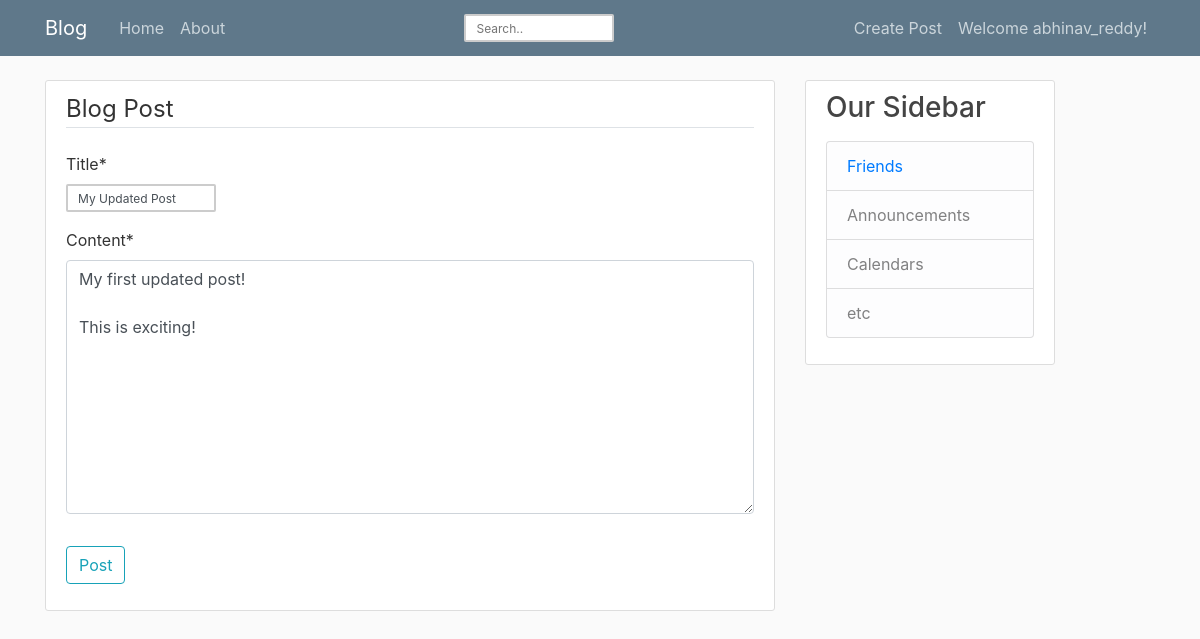
The page /blog/post/12/update/ (signed in) on the database its author committed.
### myblog/models.py (models this page shows, shortened)
class Post(models.Model):
    title = models.CharField(max_length=100)
    content = models.TextField()
    date_posted = models.DateTimeField(default=timezone.now)
    author = models.ForeignKey('auth.User', on_delete=models.CASCADE)

### myblog/views.py (the view, shortened to what this page needs)
# urls.py: path('post/<int:pk>/update/',PostUpdateView.as_view(), name='post-update'),
class PostUpdateView(LoginRequiredMixin, UserPassesTestMixin, UpdateView):
    model = Post
    fields = ['title','content']
    def test_func(self):
        post = self.get_object()
        if self.request.user == post.author:
            return True
        return False

### myblog/templates/myblog/post_form.html (shortened to what this page needs)
{% extends "myblog/base.html" %}
{% load crispy_forms_tags %}
{% block content %}
    <div class="content-section">
      <form method="POST">
        <fieldset class="form-group">
          <legend class="border-bottom mb-4">Blog Post</legend>
            {{ form|crispy }}
        </fieldset>
        <div class="form-group">
          <button type="submit" class="btn btn-outline-info" >Post</button>
        </div>
      </form>
    </div>
{% endblock content %}

### myblog/templates/myblog/base.html (shortened to what this page needs)
{% load static %}
<!DOCTYPE html>
<html lang="en" dir="ltr">
  <head>
    <link rel="stylesheet" href="https://maxcdn.bootstrapcdn.com/bootstrap/4.0.0/css/bootstrap.min.css">
    <link rel="stylesheet" type="text/css" href="{% static 'myblog/main.css' %}">
  </head>
  <body>
        <header class="site-header">
          <nav class="navbar navbar-expand-md navbar-dark bg-steel fixed-top">
            <div class="container">
              <a class="navbar-brand mr-4" href="{% url 'blog-home' %}">Blog</a>
              <div class="collapse navbar-collapse" id="navbarToggle">
                <div class="navbar-nav mr-auto">
                  <a class="nav-item nav-link" href="{% url 'blog-home' %}">Home</a>
                  <a class="nav-item nav-link" href="{% url 'blog-about' %}">About</a>
                </div>
                <div class="navbar-nav mr-auto">
                  <form name="myform" method="GET" action="{% url 'blog-search' %}">
                    <input type="text" name="search" placeholder="Search..">
                  </form>
                </div>
                <div class="navbar-nav ">
                  {% if user.is_authenticated %}
                    <a class="nav-item nav-link" href="{% url 'post-create' %}">Create Post</a>
                    <li class="dropdown">
                      <a href="#" class="nav-item nav-link" data-toggle="dropdown">Welcome {{ user }}!</a>
                    </li>
                  {% else %}
                    <a class="nav-item nav-link" href="{% url 'login' %}">Login</a>
                    <a class="nav-item nav-link" href="{% url 'register' %}">Register</a>
                  {% endif %}
                </div>
              </div>
            </div>
          </nav>
        </header>
        <main role="main" class="container">
          <div class="row">
            <div class="col-md-8">
              {% block content %}{% endblock %}
            </div>
            <div class="col-md-4">
              <div class="content-section" style="width:250px;">
                <h3>Our Sidebar</h3>
                <p class='text-muted'>
                  <ul class="list-group">
                    <li class="list-group-item list-group-item-light"><a href="{% url 'friends' %}">Friends</a></li>
                    <li class="list-group-item list-group-item-light">Announcements</li>
                    <li class="list-group-item list-group-item-light">Calendars</li>
                    <li class="list-group-item list-group-item-light">etc</li>
                  </ul>
                </p>
              </div>
            </div>
          </div>
        </main>
    {% include 'session_security/all.html' %}
    {% include "session_security/all.html" %}
  </body>
</html>

### myblog/static/myblog/main.css (style rules this page uses)
body { background: #fafafa; color: #333333; margin-top: 5rem; }
h1, h2, h3, h4, h5, h6 { color: #444444; }
ul { margin: 0; }
.bg-steel { background-color: #5f788a; }
.site-header .navbar-nav .nav-link { color: #cbd5db; }
.content-section { background: #ffffff; padding: 10px 20px; border: 1px solid #dddddd; border-radius: 3px; margin-bottom: 20px; }

### myblog/templates/myblog/base.html (style rules this page uses)
input[type=text] { height: 20px; width: 150px; box-sizing: border-box; border: 2px solid #ccc; border-radius: 2px; font-size: 12px; background-color: white; background-position: 10px 10px; background-repeat: no-repeat; padding: 12px 10px 12px 10px; -webkit-transition: width 0.4s ease-in-out; transition: width 0.4s ease-in-out; }

### rows shown on the page
Post: title "My Updated Post", content "My first updated post! This is exciting!"

### other values the page prints
{{ user }} "abhinav_reddy"
